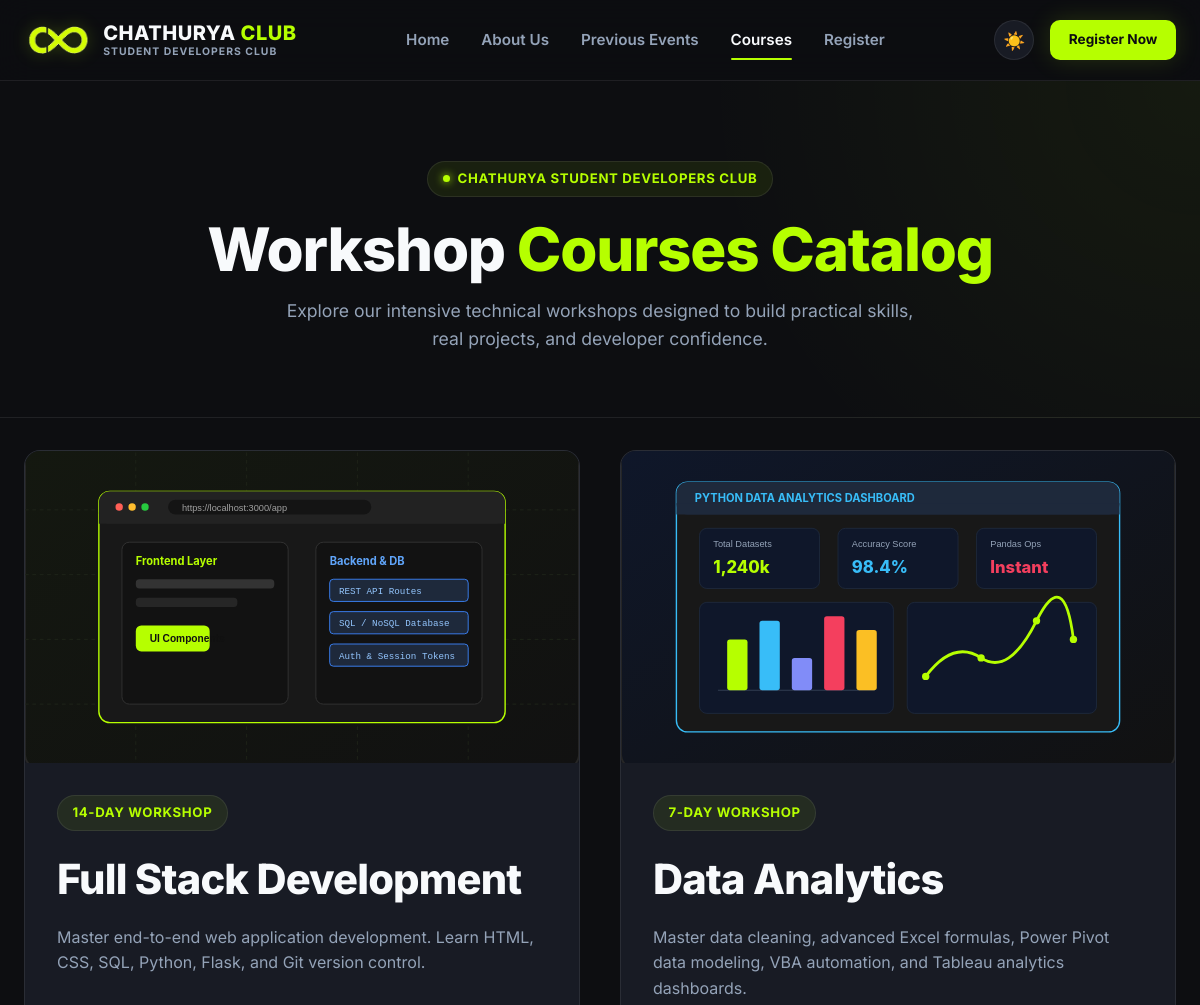
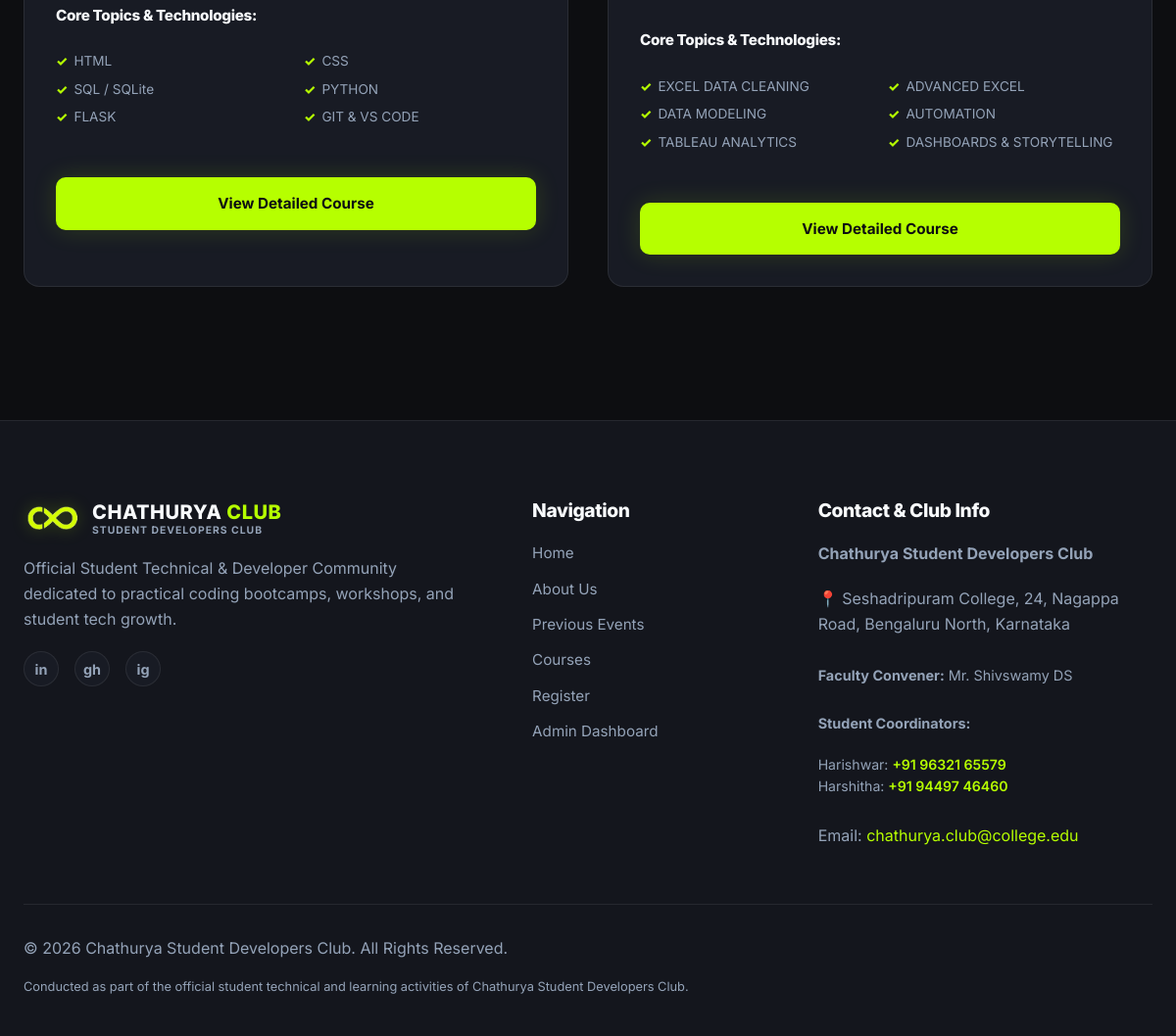
Page /courses/ on the committed database (2 pictures, top to bottom).
### workshop/models.py (models this page shows, shortened)
class SiteSettings(models.Model):
    club_name = models.CharField(max_length=200, default='Chathurya Student Developers Club')
    college_name = models.CharField(max_length=200, default='Tech Campus, College Block B')
    logo = models.ImageField(upload_to='logos/', blank=True, null=True)
    hero_title = models.CharField(max_length=200, default='Learn. Build. Launch.')
    hero_subtitle = models.TextField(default='Welcome to Chathurya Student Developers Club. Join our hands-on technical workshops designed to help students build practical skills, explore modern software technologies, and launch real-world projects.')
    about_text = models.TextField(default='Chathurya Student Developers Club is a premier student-led technical community dedicated to nurturing coding talent, practical software engineering, and data science skills.')
    contact_email = models.EmailField(default='chathurya.club@college.edu')
    contact_phone = models.CharField(max_length=50, default='+91 98765 43210')
    address = models.TextField(default='Tech Building Block B, Innovation Way, College Campus, 560100')
    instagram_url = models.URLField(blank=True, default='https://instagram.com')
    facebook_url = models.URLField(blank=True, default='https://facebook.com')
    linkedin_url = models.URLField(blank=True, default='https://linkedin.com')
    github_url = models.URLField(blank=True, default='https://github.com')
    footer_text = models.TextField(default='Official Student Technical & Developer Community dedicated to practical coding bootcamps, workshops, and student tech growth.')
    copyright_text = models.CharField(max_length=200, default='© 2026 Chathurya Student Developers Club. All Rights Reserved.')
    class Meta:
        verbose_name = 'Site Settings'
        verbose_name_plural = 'Site Settings'
    @classmethod
    def load(cls):
        obj, created = cls.objects.get_or_create(pk=1)
        return obj

class Course(models.Model):
    title = models.CharField(max_length=200)
    slug = models.SlugField(unique=True)
    badge_text = models.CharField(max_length=100, default='5-Day Workshop')
    short_description = models.TextField()
    detailed_description = models.TextField()
    image = models.ImageField(upload_to='courses/', blank=True, null=True)
    image_path = models.CharField(max_length=255, blank=True, null=True, help_text="Fallback static image path e.g. images/fullstack.svg")
    duration = models.CharField(max_length=100, default='5 Days (Intensive Sessions)')
    who_can_attend = models.TextField(default='Students from any stream interested in technology.')
    requirements = models.TextField(default='Basic computer knowledge, Laptop recommended')
    capstone_title = models.CharField(max_length=200, blank=True)
    capstone_description = models.TextField(blank=True)
    capstone_tech_flow = models.CharField(max_length=300, blank=True)
    is_active = models.BooleanField(default=True)
    display_order = models.IntegerField(default=0)
    created_at = models.DateTimeField(auto_now_add=True)
    updated_at = models.DateTimeField(auto_now=True)
    class Meta:
        ordering = ['display_order', 'id']

class CourseTopic(models.Model):
    course = models.ForeignKey(Course, on_delete=models.CASCADE, related_name='topics')
    module_number = models.CharField(max_length=20)
    section_title = models.CharField(max_length=200)
    bullets = models.TextField(help_text="Enter bullet points separated by newlines")
    display_order = models.IntegerField(default=0)
    class Meta:
        ordering = ['display_order', 'id']

### workshop/views.py (the view)
# urls.py: path('courses/', views.courses_list_view, name='courses_list'),
def courses_list_view(request):
    site_settings = SiteSettings.load()
    courses = Course.objects.filter(is_active=True)
    context = {
        'site_settings': site_settings,
        'courses': courses,
    }
    return render(request, 'workshop/courses.html', context)

### workshop/templates/workshop/courses.html (shortened to what this page needs)
{% extends 'workshop/base.html' %}
{% load static %}
{% block content %}
  <section class="course-detail-hero">
    <div class="container text-center" style="text-align: center;">
      <div class="badge" style="margin-bottom: 1rem;">
        <span class="badge-dot"></span>
        {{ site_settings.club_name }}
      </div>
      <h1>Workshop <span class="text-accent">Courses Catalog</span></h1>
      <p style="max-width: 650px; margin: 0.75rem auto 0 auto; font-size: 1.1rem; color: var(--text-secondary);">
        Explore our intensive technical workshops designed to build practical skills, real projects, and developer confidence.
      </p>
    </div>
  </section>
  <section class="courses-preview-section" style="background: none; border: none; padding-top: 2rem; padding-bottom: 5rem;">
    <div class="container">
      <div class="courses-grid" style="grid-template-columns: repeat(auto-fit, minmax(360px, 1fr));">
        {% for course in courses %}
          <article class="course-card">
            <div class="course-banner">
              {% if course.image %}
                <img src="{{ course.image.url }}" alt="{{ course.title }}">
              {% elif course.image_path %}
                <img src="{% static course.image_path %}" alt="{{ course.title }}">
              {% else %}
                <img src="{% static 'images/fullstack.svg' %}" alt="{{ course.title }}">
              {% endif %}
            </div>
            <div class="course-content">
              <div class="badge" style="margin-bottom: 0.25rem;">{{ course.badge_text }}</div>
              <h2>{{ course.title }}</h2>
              <p>{{ course.short_description }}</p>
              <h4 style="font-size: 0.95rem; color: var(--text-primary); margin-top: 1rem;">Core Topics &amp; Technologies:</h4>
              <ul class="topics-list" style="line-height: 1.8;">
                {% for topic in course.topics.all %}
                  <li>{{ topic.section_title }}</li>
                {% endfor %}
              </ul>
              <div style="display: flex; gap: 1rem; margin-top: 1.5rem;">
                <a href="{% url 'course_detail' slug=course.slug %}" class="btn btn-primary btn-block" style="text-align: center;">View Detailed Course</a>
              </div>
            </div>
          </article>
        {% empty %}
          <p style="color: var(--text-secondary); text-align: center;">No active courses listed.</p>
        {% endfor %}
      </div>
    </div>
  </section>
{% endblock %}

### workshop/templates/workshop/footer.html
{% load static %}
<footer id="contact" class="footer">
  <div class="container">
    <div class="footer-grid">
      <div class="footer-col">
        <div class="footer-brand">
          <a href="{% url 'home' %}" class="nav-brand">
            <img src="{% static 'images/chathurya-mark.png' %}" alt="Chathurya Logo Mark" class="brand-mark">
            <div class="brand-text">
              <span class="brand-title">CHATHURYA <span class="brand-accent">CLUB</span></span>
              <span class="brand-subtitle">STUDENT DEVELOPERS CLUB</span>
            </div>
          </a>
        </div>
        <p>{{ site_settings.footer_text }}</p>
        <div class="social-links">
          {% if site_settings.linkedin_url %}<a href="{{ site_settings.linkedin_url }}" target="_blank" class="social-icon" aria-label="LinkedIn">in</a>{% endif %}
          {% if site_settings.github_url %}<a href="{{ site_settings.github_url }}" target="_blank" class="social-icon" aria-label="GitHub">gh</a>{% endif %}
          {% if site_settings.instagram_url %}<a href="{{ site_settings.instagram_url }}" target="_blank" class="social-icon" aria-label="Instagram">ig</a>{% endif %}
        </div>
      </div>
      <div class="footer-col">
        <h4>Navigation</h4>
        <div class="footer-links">
          <a href="{% url 'home' %}">Home</a>
          <a href="{% url 'home' %}#about">About Us</a>
          <a href="{% url 'home' %}#events">Previous Events</a>
          <a href="{% url 'courses_list' %}">Courses</a>
          <a href="{% url 'registration' %}">Register</a>
          <a href="{% url 'admin_login' %}">Admin Dashboard</a>
        </div>
      </div>
      <div class="footer-col">
        <h4>Contact &amp; Club Info</h4>
        <p><strong>{{ site_settings.club_name }}</strong></p>
        <p>
          <a href="https://maps.google.com/?q=Seshadripuram+College,+24,+Nagappa+Road,+Bengaluru+North,+Karnataka" target="_blank" rel="noopener noreferrer" class="address-link" title="Open location in Google Maps">
            📍 Seshadripuram College, 24, Nagappa Road, Bengaluru North, Karnataka
          </a>
        </p>
        <p style="margin-top: 0.5rem; font-size: 0.9rem;"><strong>Faculty Convener:</strong> Mr. Shivswamy DS</p>
        <p style="margin-top: 0.35rem; font-size: 0.9rem;"><strong>Student Coordinators:</strong></p>
        <p style="font-size: 0.88rem; color: var(--text-secondary);">
          Harishwar: <a href="tel:+919632165579" class="phone-link" title="Call Harishwar">+91 96321 65579</a><br>
          Harshitha: <a href="tel:+919449746460" class="phone-link" title="Call Harshitha">+91 94497 46460</a>
        </p>
        <p style="margin-top: 0.4rem;">Email: <a href="mailto:{{ site_settings.contact_email }}" style="color: var(--accent);">{{ site_settings.contact_email }}</a></p>
      </div>
    </div>
    <div class="footer-bottom">
      <p>{{ site_settings.copyright_text }}</p>
      <p style="font-size: 0.8rem;">Conducted as part of the official student technical and learning activities of {{ site_settings.club_name }}.</p>
    </div>
  </div>
</footer>

### rows in the picture
SiteSettings: club_name "CHATHURYA STUDENT DEVELOPERS CLUB", footer_text "Official Student Technical & Developer Community dedicated to practical coding bootcamps, workshops, and student tech growth.", club_name "Chathurya Student Developers Club", contact_email "chathurya.club@college.edu", copyright_text "© 2026 Chathurya Student Developers Club. All Rights Reserved."
Course: image_path (picture), badge_text "14-DAY WORKSHOP", title "Full Stack Development", short_description "Master end-to-end web application development. Learn HTML, CSS, SQL, Python, Flask, and Git version control."
CourseTopic: section_title "HTML"
CourseTopic: section_title "CSS"
CourseTopic: section_title "SQL / SQLite"
CourseTopic: section_title "PYTHON"
CourseTopic: section_title "FLASK"
CourseTopic: section_title "GIT & VS CODE"
Course: image_path (picture), badge_text "7-DAY WORKSHOP", title "Data Analytics", short_description "Master data cleaning, advanced Excel formulas, Power Pivot data modeling, VBA automation, and Tableau analytics dashboards."
CourseTopic: section_title "EXCEL DATA CLEANING"
CourseTopic: section_title "ADVANCED EXCEL"
CourseTopic: section_title "DATA MODELING"
CourseTopic: section_title "AUTOMATION"
CourseTopic: section_title "TABLEAU ANALYTICS"
CourseTopic: section_title "DASHBOARDS & STORYTELLING"
